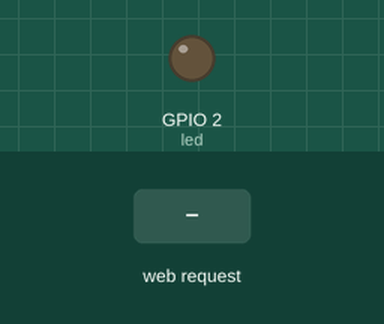
A program run on a simulated ESP32 board running MicroPython. Parts: output pins drawn as LEDs (lit = HIGH). The test bench sets the inputs (shaded band). WiFi joins after 1.5 s; library files of the repository ran but are not shown: secrets.py; what the program prints to the serial console is not drawn.

Above: at 3.2 s.
3.3 s: HTTP request GET /?led=on received
At 4.5 s:
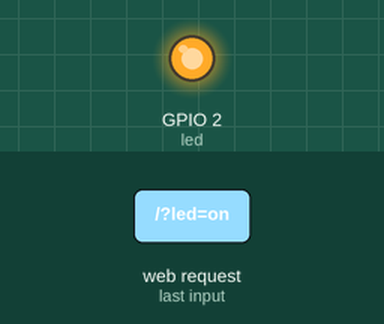
4.8 s: HTTP request GET /?led=off received
At 5.6 s:
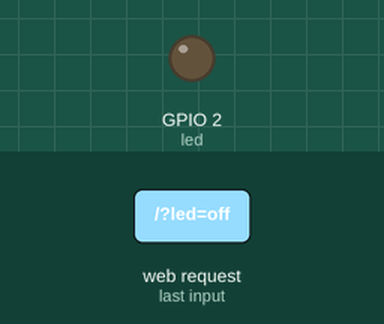
Timing chart, 0 to 7.8 s (numbered marks = the images above; inputs shaded):
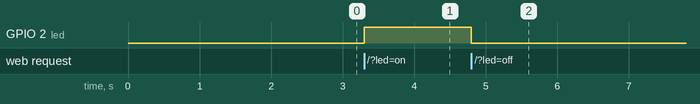

The program:

main.py
```python
# ESP32 Wi-Fi LED Web Server

import socket
import network
import time
from machine import Pin

# Pokušaj učitati Wi-Fi podatke iz modula secrets.py, ako ne postoji, koristi zadane vrijednosti.
try:
    from secrets import ssid, password
except Exception:
    ssid = 'TVOJ_SSID'
    password = 'TVOJA_LOZINKA'

# GPIO pin 2 je često povezan s ugrađenom LED diodom na ESP32 pločama.
led = Pin(2, Pin.OUT)

# Funkcija za povezivanje na Wi-Fi mrežu s timeoutom.
def connect_wifi(ssid, password, timeout=15):
    sta = network.WLAN(network.STA_IF)
    sta.active(True)
    if not sta.isconnected():
        print('Povezivanje na Wi-Fi...')
        sta.connect(ssid, password)

        while not sta.isconnected() and timeout > 0:
            time.sleep(1)
            timeout -= 1
    if sta.isconnected():
        print('Veza uspješna:', sta.ifconfig())
        return sta
    else:
        print('Wi-Fi nije povezan. Provjerite SSID i lozinku.')
        return None

# Funkcija za generiranje HTML stranice s trenutnim stanjem LED-a i gumbima za upravljanje.
def web_page():
    # Dinamičko određivanje stanja, klase statusa i klase za tipku UKLJUČI
    if led.value() == 1:
        gpio_state = 'UKLJUČENA'
        status_class = 'status-on'
        btn_on_class = 'btn-pure-blue'  # Kada je upaljena, tipka UKLJUČI je čista plava
    else:
        gpio_state = 'ISKLJUČENA'
        status_class = 'status-off'
        btn_on_class = 'btn-red'         # Kada je ugašena, tipka UKLJUČI je crvena

    html = """<html>
<head>
    <meta charset='utf-8'/>
    <meta name='viewport' content='width=device-width, initial-scale=1'>
    <title>Kuća Prgomet - WiFi LED</title>
    <style>
      body {
        font-family: system-ui, -apple-system, sans-serif;
        text-align: center;
        background-color: #0d0e12;
        background-image:
          radial-gradient(circle at center, rgba(0, 68, 255, 0.12) 0%, transparent 65%),
          linear-gradient(90deg, rgba(255,255,255,0.02) 1px, transparent 1px),
          linear-gradient(0deg, rgba(255,255,255,0.02) 1px, transparent 1px);
        background-size: 100% 100%, 30px 30px, 30px 30px;
        color: #e2e8f0;
        margin: 0;
        padding: 0;
        display: flex;
        align-items: center;
        justify-content: center;
        min-height: 100vh;
      }
      .container {
        width: 100%;
        max-width: 380px;
        padding: 40px 30px;
        background: rgba(15, 17, 26, 0.75);
        border-radius: 24px;
        border: 2px solid #ef4444;
        box-shadow: 0 20px 40px rgba(0, 0, 0, 0.8), 0 0 20px rgba(239, 68, 68, 0.2);
        backdrop-filter: blur(12px);
        -webkit-backdrop-filter: blur(12px);
        transition: transform 0.3s ease, box-shadow 0.3s ease;
      }
      .container:hover {
        transform: translateY(-4px);
        box-shadow: 0 24px 48px rgba(0, 0, 0, 0.9), 0 0 30px rgba(239, 68, 68, 0.35);
      }
      h1 {
        color: #fff;
        font-size: 26px;
        font-weight: 700;
        margin: 0 0 8px 0;
        letter-spacing: -0.5px;
        text-shadow: 0 0 10px rgba(239, 68, 68, 0.5);
      }
      p {
        font-size: 15px;
        color: #94a3b8;
        margin-bottom: 35px;
      }
      /* Osnovni stil za status značku */
      strong {
        color: #fff;
        padding: 5px 12px;
        border-radius: 8px;
        font-size: 13px;
        font-weight: 700;
        text-transform: uppercase;
        letter-spacing: 0.5px;
        margin-left: 6px;
        display: inline-block;
        transition: all 0.3s ease;
      }
      /* Dinamičke klase za pozadinu stanja */
      .status-on {
        background: #0044ff;
        color: #fff;
        box-shadow: 0 0 15px rgba(0, 64, 255, 0.6);
      }
      .status-off {
        background: #ef4444;
        color: #fff;
        box-shadow: 0 0 15px rgba(239, 68, 68, 0.5);
      }
      .btn-group {
        display: flex;
        flex-direction: column;
        gap: 12px;
      }
      /* Osnovni stil za tipke */
      .button {
        display: block;
        padding: 16px;
        border-radius: 14px;
        text-decoration: none;
        font-weight: 700;
        font-size: 15px;
        letter-spacing: 0.5px;
        transition: all 0.2s ease;
        border: 1px solid rgba(255,255,255,0.1);
      }
      .button:active {
        transform: translateY(1px);
      }
      /* Klasa za Čistu plavu boju */
      .btn-pure-blue {
        background: #0044ff;
        color: #fff;
        box-shadow: 0 4px 15px rgba(0, 68, 255, 0.4);
      }
      .btn-pure-blue:hover {
        transform: translateY(-2px);
        box-shadow: 0 0 25px rgba(0, 68, 255, 0.7);
        background: #0033cc;
      }
      /* Klasa za Crvenu boju */
      .btn-red {
        background: #ef4444;
        color: #fff;
        box-shadow: 0 4px 15px rgba(239, 68, 68, 0.25);
      }
      .btn-red:hover {
        transform: translateY(-2px);
        box-shadow: 0 0 25px rgba(239, 68, 68, 0.6);
        background: #dc2626;
      }
    </style>
  </head>
  <body>
    <div class='container'>
      <h1>Prgomet -WiFi-WebServer- LED</h1>
      <p>GPIO stanje: <strong class='""" + status_class + """'>""" + gpio_state + """</strong></p>
      <div class='btn-group'>
        <a href='/?led=on' class='button """ + btn_on_class + """'>UKLJUČI</a>
        <a href='/?led=off' class='button btn-red'>ISKLJUČI</a>
      </div>
    </div>
  </body>
</html>"""
    return html

# Funkcija za pokretanje web servera koji je na portu 80 i obrađuje HTTP zahtjeve.
def start_server():
    addr = socket.getaddrinfo('0.0.0.0', 80)[0][-1]
    s = socket.socket()
    s.setsockopt(socket.SOL_SOCKET, socket.SO_REUSEADDR, 1)
    s.bind(addr)
    s.listen(1)
    print('Web server pokrenut na', addr)

    try:
        while True:
            conn, addr = s.accept()
            request = conn.recv(1024)
            if not request:
                conn.close()
                continue

            req = request.decode('utf-8', 'ignore')
            print('Zahtjev:', req.split('\n'))

            if '/?led=on' in req:
                led.value(1)
            elif '/?led=off' in req:
                led.value(0)

            response = web_page()
            conn.send(b'HTTP/1.1 200 OK\r\n')
            conn.send(b'Content-Type: text/html; charset=utf-8\r\n')
            conn.send(b'Connection: close\r\n\r\n')
            conn.send(response.encode('utf-8'))
            conn.close()

    except Exception as e:
        print('Server error:', e)
    finally:
        s.close()

# Glavna funkcija koja povezuje na Wi-Fi i pokreće web server.
def main():
    sta = connect_wifi(ssid, password)
    if not sta:
        print('Nije moguće pokrenuti web server bez Wi-Fi veze.')
        return
    start_server()

# Pokretanje glavne funkcije kada se skripta izvrši.
if __name__ == '__main__':
    main()
```

Measured:
- after the input at 3.3 s, GPIO 2 (led): LOW → HIGH at once
- after the input at 4.8 s, GPIO 2 (led): HIGH → LOW at once
